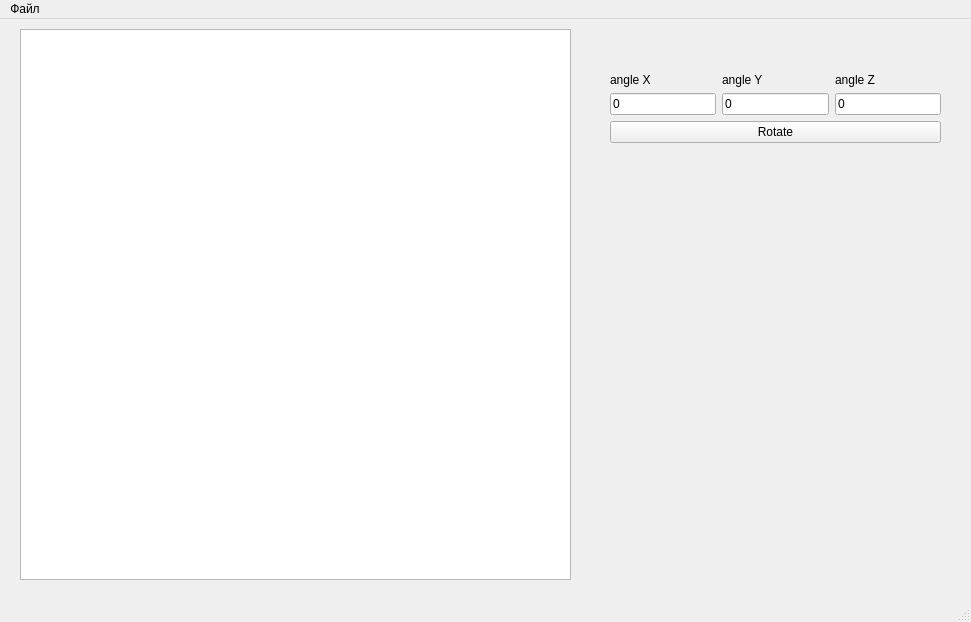
<?xml version="1.0" encoding="UTF-8"?>
<ui version="4.0">
 <class>MainWindow</class>
 <widget class="QMainWindow" name="MainWindow">
  <property name="geometry">
   <rect>
    <x>0</x>
    <y>0</y>
    <width>971</width>
    <height>622</height>
   </rect>
  </property>
  <property name="windowTitle">
   <string>MainWindow</string>
  </property>
  <widget class="QWidget" name="centralwidget">
   <widget class="QGraphicsView" name="graphicsView">
    <property name="geometry">
     <rect>
      <x>20</x>
      <y>10</y>
      <width>551</width>
      <height>551</height>
     </rect>
    </property>
   </widget>
   <widget class="QWidget" name="layoutWidget">
    <property name="geometry">
     <rect>
      <x>610</x>
      <y>20</y>
      <width>331</width>
      <height>104</height>
     </rect>
    </property>
    <layout class="QVBoxLayout" name="verticalLayout_4">
     <item>
      <layout class="QHBoxLayout" name="horizontalLayout">
       <item>
        <layout class="QVBoxLayout" name="verticalLayout">
         <item>
          <spacer name="verticalSpacer">
           <property name="orientation">
            <enum>Qt::Vertical</enum>
           </property>
           <property name="sizeHint" stdset="0">
            <size>
             <width>20</width>
             <height>40</height>
            </size>
           </property>
          </spacer>
         </item>
         <item>
          <widget class="QLabel" name="label">
           <property name="text">
            <string>angle X</string>
           </property>
          </widget>
         </item>
         <item>
          <widget class="QLineEdit" name="xEdit">
           <property name="text">
            <string>0</string>
           </property>
          </widget>
         </item>
        </layout>
       </item>
       <item>
        <layout class="QVBoxLayout" name="verticalLayout_2">
         <item>
          <spacer name="verticalSpacer_2">
           <property name="orientation">
            <enum>Qt::Vertical</enum>
           </property>
           <property name="sizeHint" stdset="0">
            <size>
             <width>20</width>
             <height>40</height>
            </size>
           </property>
          </spacer>
         </item>
         <item>
          <widget class="QLabel" name="label_2">
           <property name="text">
            <string>angle Y</string>
           </property>
          </widget>
         </item>
         <item>
          <widget class="QLineEdit" name="yEdit">
           <property name="text">
            <string>0</string>
           </property>
          </widget>
         </item>
        </layout>
       </item>
       <item>
        <layout class="QVBoxLayout" name="verticalLayout_3">
         <item>
          <spacer name="verticalSpacer_3">
           <property name="orientation">
            <enum>Qt::Vertical</enum>
           </property>
           <property name="sizeHint" stdset="0">
            <size>
             <width>20</width>
             <height>40</height>
            </size>
           </property>
          </spacer>
         </item>
         <item>
          <widget class="QLabel" name="label_3">
           <property name="text">
            <string>angle Z</string>
           </property>
          </widget>
         </item>
         <item>
          <widget class="QLineEdit" name="zEdit">
           <property name="text">
            <string>0</string>
           </property>
          </widget>
         </item>
        </layout>
       </item>
      </layout>
     </item>
     <item>
      <widget class="QPushButton" name="drawButton">
       <property name="text">
        <string>Rotate</string>
       </property>
      </widget>
     </item>
    </layout>
   </widget>
  </widget>
  <widget class="QMenuBar" name="menubar">
   <property name="geometry">
    <rect>
     <x>0</x>
     <y>0</y>
     <width>971</width>
     <height>25</height>
    </rect>
   </property>
   <widget class="QMenu" name="menu">
    <property name="title">
     <string>Файл</string>
    </property>
    <addaction name="open"/>
   </widget>
   <addaction name="menu"/>
  </widget>
  <widget class="QStatusBar" name="statusbar"/>
  <action name="open">
   <property name="text">
    <string>Открыть</string>
   </property>
   <property name="shortcut">
    <string>Ctrl+O</string>
   </property>
  </action>
 </widget>
 <resources/>
 <connections/>
</ui>
